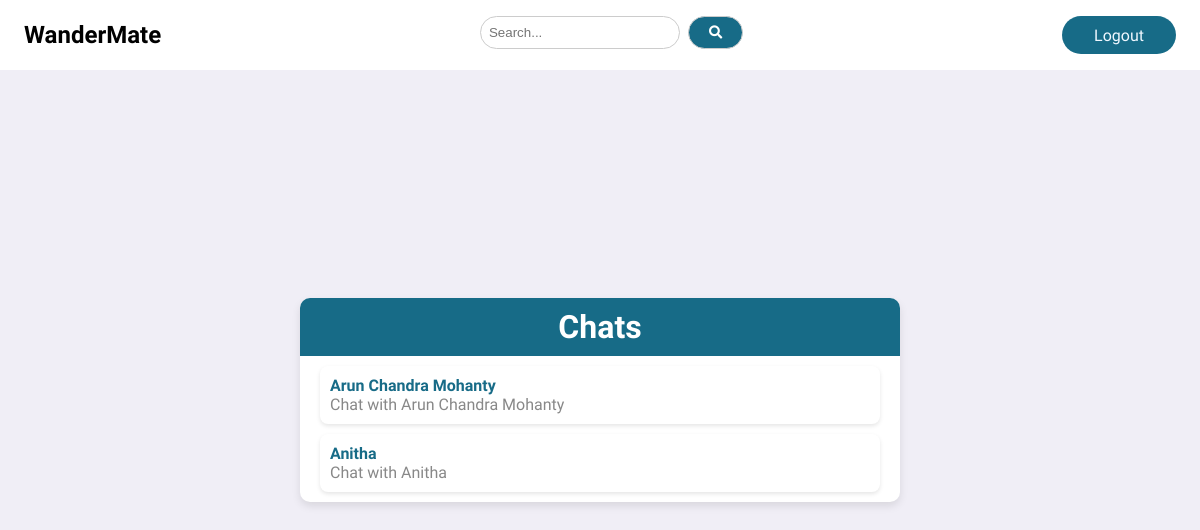
The page /chat/ (signed in) on the database as committed earlier.
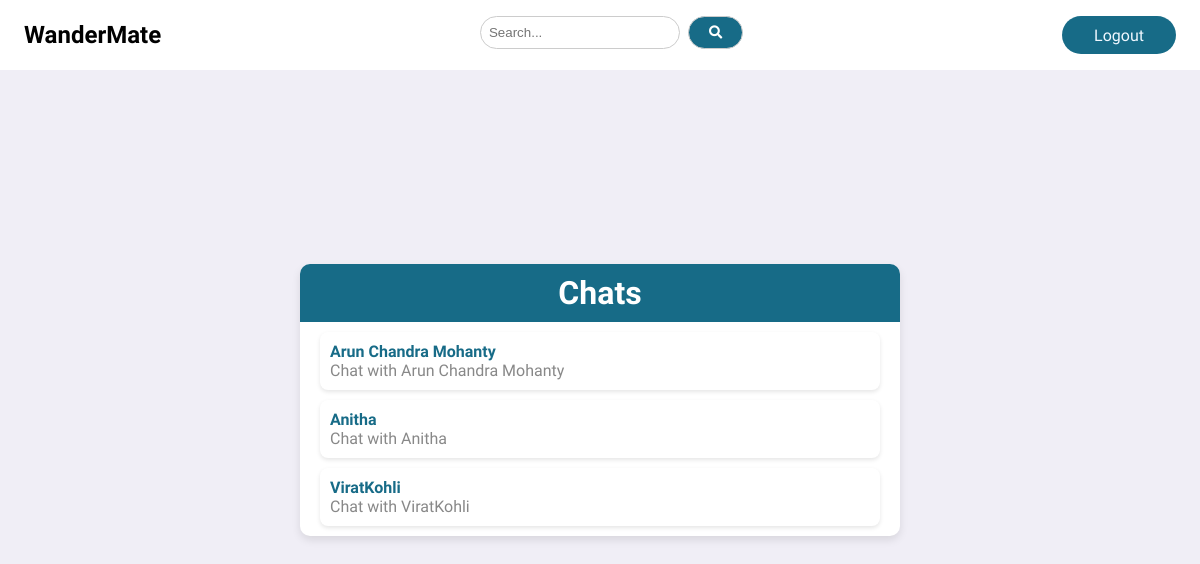
The same page on the database as committed later.
### core/models.py (models this page shows, shortened)
class FollowersCount(models.Model):
    follower = models.CharField(max_length = 100)
    user = models.CharField(max_length = 100)

### core/views.py (the view)
# urls.py: path('chat/', views.chat, name = "chat"),
@login_required(login_url='core:signinSignup')
def chat(request):
    user_name = request.user
    followers_list = FollowersCount.objects.filter(user = user_name)
    return render(request, 'chat.html', {'followers_list':followers_list})

### templates/chat.html (shortened to what this page needs)
{% extends 'base.html' %}
{% load static %}
{% block content%}
<div class="chat-body">
    <div class="chat-container">
        <div class="chat-header">
            <h1>Chats</h1>
        </div>
        <ul class="chat-list">
            {% for follower in followers_list %}
            <li class="chat-item" href = "#">
                <a href = "{% url 'core:user_chat_room' follower.follower user.username %}" style = "text-decoration:none">
                <div class="chat-info">
                    <div class="sender">{{follower.follower}}</div>
                    <div class="last-message">Chat with {{follower.follower}}</div>
                </div>
                </a>
            </li>
            {% endfor %}
        </ul>
    </div>
</div>
{% endblock %}

Rows that differ between the two databases and show on the page:
added FollowersCount: follower "ViratKohli"
